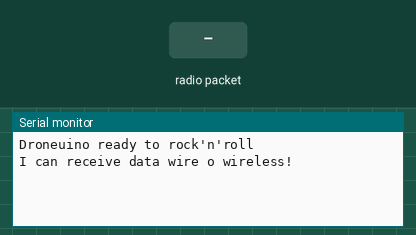
Bench run of a sketch on a simulated Arduino Uno, built with avr-gcc and run on an emulated ATmega328P. On the bench: the last lines printed to the serial monitor. The inputs (shaded band) are chosen by the test bench. No radio packets arrive unless stated.

Above: at 1.2 s.
1.3 s: radio packet "1" arrives
At 2.5 s:
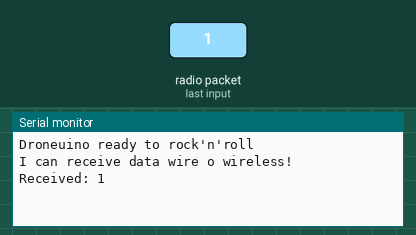
2.8 s: radio packet "0" arrives
At 3.6 s:
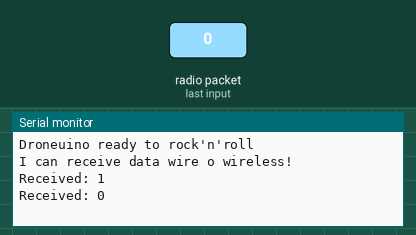
4.3 s: radio packet "2" arrives
At 4.8 s:
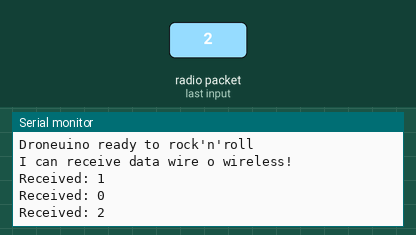

The sketch:

dronuino.ino
```cpp
/*  Dronuino by @javi-rmrz & @gcc32 thanks to @mateoalvarez
	SEyTR Universidad Rey Juan Carlos 2015 (c)
	https://github.com/javi-rmrz/droneuino
*/


#include <VirtualWire.h> // so that the RF transmitter works
#include <ServoTimer2.h> // library no manage drone motors


String readString;
byte message[VW_MAX_MESSAGE_LEN]; // a buffer to store the incoming messages
byte messageLength = VW_MAX_MESSAGE_LEN; // the size of the message


ServoTimer2 m1;
ServoTimer2 m2;
ServoTimer2 m3;
ServoTimer2 m4;
int powerValue; // the base power level given to the 4 motors

void setup() {
	// Starting serial monitor
	Serial.begin(9600);
	// Initialize the IO and ISR
 	vw_setup(2000); // Bits per sec
 	vw_rx_start(); // Start the receiver

	// m1.writeMicroseconds(1500);
	// m2.writeMicroseconds(1500);
	// m3.writeMicroseconds(1500);
	// m4.writeMicroseconds(1500);

	// m1.attach(2);
	// m2.attach(3);
	// m3.attach(4);
	// m4.attach(5);
	Serial.println("Droneuino ready to rock'n'roll"); // so I can keep track of what is loaded
	Serial.println("I can receive data wire o wireless!");


}

void loop() {
	if (vw_get_message(message, &messageLength)) // Non-blocking
    {
        Serial.print("Received: ");

        for (int i = 0; i < messageLength; i++)
        {
        Serial.write(message[i]);
        }

        Serial.println();
    }


	// while (Serial.available()) {
	// 	char c = Serial.read(); //gets one byte from serial buffer
	// 	readString += c; //makes the string readString
	// 	delay(2); //slow looping to allow buffer to fill with next character
	// }

	// 	if (readString.length() >0) {
	// 	Serial.println(readString); //so you can see the captured string
	// 	int n = readString.toInt(); //convert readString into a number

	// 	Serial.print("Sending motor speed [0,180]: ");
	// 	Serial.println(n);
	// 	m1.write(n);
	// 	m2.write(n);
	// 	m3.write(n);
	// 	m4.write(n);

	// 	readString=""; // empty for next input
	// }
}
```

Measured:
- after the input at 1.3 s, the serial monitor: prints a new line at once (image 1)
- after the input at 2.8 s, the serial monitor: prints a new line at once (image 2)
- after the input at 4.3 s, the serial monitor: prints a new line at once (image 3)
